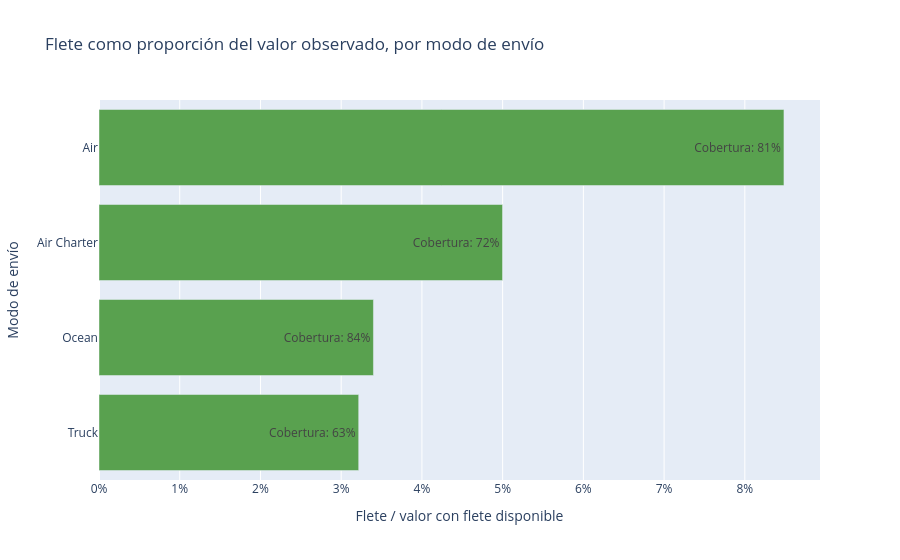

Notebook code cell kept with this figure:
### Code cell
# ¿Qué modos tienen suficiente cobertura de costo para comparar el flete sobre el valor observado?

px.bar(
    freight_by_mode.sort_values("flete_sobre_valor_observado"),
    x="flete_sobre_valor_observado",
    y="Shipment Mode",
    orientation="h",
    text="cobertura_valor_con_flete",
    title="Flete como proporción del valor observado, por modo de envío",
    labels={
        "flete_sobre_valor_observado": "Flete / valor con flete disponible",
        "Shipment Mode": "Modo de envío",
        "cobertura_valor_con_flete": "Cobertura",
    },
    color_discrete_sequence=["#59a14f"],
).update_xaxes(tickformat=".0%").update_traces(texttemplate="Cobertura: %{text:.0%}")

### Figure 1 — Plotly figure (JSON) as saved in the notebook; plotly's stock layout.template omitted (floating-point values rounded to 4 significant figures)
{"data": [{"alignmentgroup": "True", "hovertemplate": "Flete / valor con flete disponible=%{x}<br>Modo de envío=%{y}<br>Cobertura=%{text}<extra></extra>", "legendgroup": "", "marker": {"color": "#59a14f", "pattern": {"shape": ""}}, "name": "", "offsetgroup": "", "orientation": "h", "showlegend": false, "text": [0.628, 0.8371, 0.7138, 0.7248, 0.8087], "textposition": "auto", "texttemplate": "Cobertura: %{text:.0%}", "type": "bar", "x": [0.03217, 0.034, 0.04848, 0.04999, 0.08485], "xaxis": "x", "y": ["Truck", "Ocean", null, "Air Charter", "Air"], "yaxis": "y"}], "layout": {"barmode": "relative", "legend": {"tracegroupgap": 0}, "title": {"text": "Flete como proporción del valor observado, por modo de envío"}, "xaxis": {"anchor": "y", "domain": [0, 1], "tickformat": ".0%", "title": {"text": "Flete / valor con flete disponible"}}, "yaxis": {"anchor": "x", "domain": [0, 1], "title": {"text": "Modo de envío"}}}}
